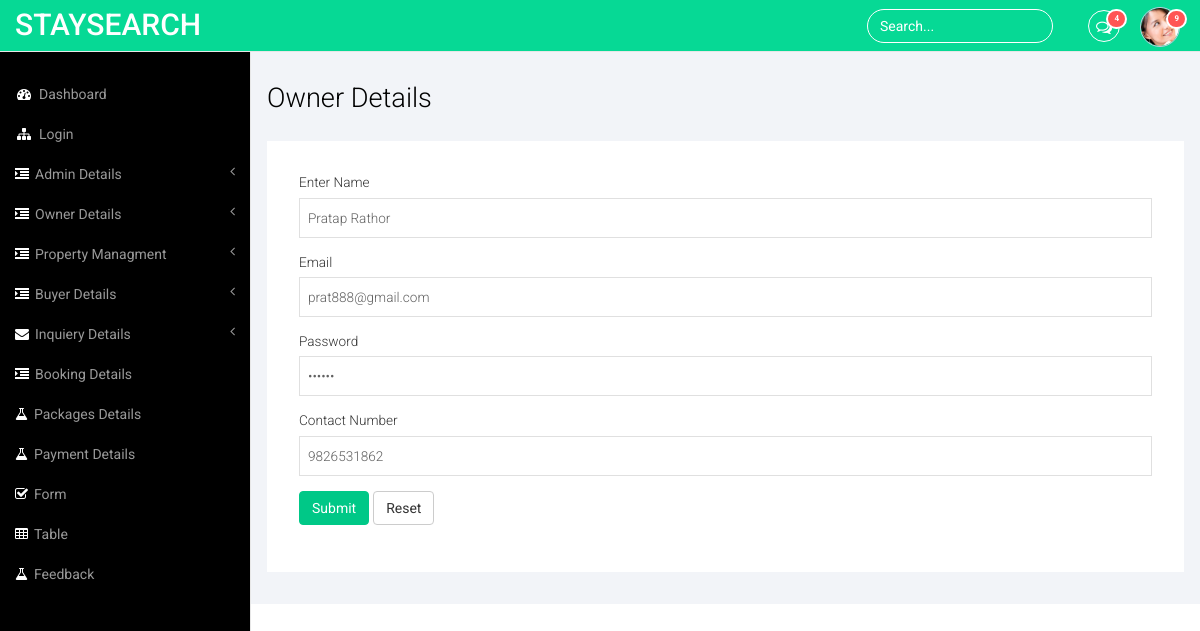
Page /Adminpanel/editowner.php?eid=1 on the committed database.
### tables this page shows
CREATE TABLE `tbl_seller` (
  `seller_id` int(25) NOT NULL,
  `seller_name` varchar(25) NOT NULL,
  `seller_email` varchar(25) NOT NULL,
  `seller_password` varchar(15) NOT NULL,
  `seller_mobileno` bigint(10) NOT NULL
);

### Adminpanel/editowner.php (the view, shortened to what this page needs)
<?php
     require './class/apclass.php';
     $editid = $_GET['eid'];
     $selectq = mysqli_query($connection, "select * from tbl_seller where seller_id='{$editid}'") or die(mysqli_error($connection));
     $selectraw = mysqli_fetch_array($selectq);
?>
<!DOCTYPE HTML>
<html>
<head>
<link href="css/bootstrap.min.css" rel='stylesheet' type='text/css' />
<link href="css/style.css" rel='stylesheet' type='text/css' />
<link href="css/font-awesome.css" rel="stylesheet">
</head>
<body>
<div id="wrapper">
     <?php
        include './theampart/header.php';
        include './theampart/sidebar.php';
     ?>
      <div id="page-wrapper">
        <div class="col-md-12 graphs">
	   <div class="xs">
  	    <h3>Owner Details</h3>
  	    <div class="well1 white">
                <form id="myform" class="form-floating ng-pristine ng-invalid ng-invalid-required ng-valid-email ng-valid-url ng-valid-pattern" method="post" enctype="multipart/form-data" novalidate="novalidate" ng-submit="submit()">
                    <fieldset>
            <div class="form-group">
              <label class="control-label">Enter Name</label>
              <input type="text" re class="form-control1 ng-invalid ng-invalid-required ng-touched" value="<?php echo $selectraw['seller_name']?>" ng-model="model.name" name="oname" required>
            </div>
            <div class="form-group">
              <label class="control-label">Email</label>
              <input type="email" class="form-control1 ng-invalid ng-valid-email ng-invalid-required ng-touched" value="<?php echo $selectraw['seller_email']?>" ng-model="model.email" name="omail" required>
            </div>
            <div class="form-group">
              <label class="control-label">Password</label>
              <input type="password" class="form-control1 ng-invalid ng-invalid-required ng-touched" value="<?php echo $selectraw['seller_password']?>" ng-model="model.password" name="opass" required>
            </div>
            <div class="form-group">
              <label class="control-label">Contact Number</label>
              <input type="text" class="form-control1 ng-invalid ng-invalid-required ng-valid-pattern ng-touched" value="<?php echo $selectraw['seller_mobileno']?>" ng-model="model.number" name="onum" ng-pattern="/[0-9]/" required>
            </div>
             <div class="form-group">
              <button type="submit" class="btn btn-primary">Submit</button>
              <button type="reset" class="btn btn-default">Reset</button>
            </div>
          </fieldset>
        </form>
      </div>
    </div>
   </div>
      </div>
   </div>
<link href="css/custom.css" rel="stylesheet">
</body>
</html>

### Adminpanel/css/style.css (style rules this page uses)
h4, h5, h6, h1, h2, h3 { margin-top: 0; }
html, body { font-family: 'Roboto', sans-serif; font-size: 100%; background:#000; overflow-x: hidden; }
.graphs { padding: 2em 1em; background: #f2f4f8; font-family: 'Roboto', sans-serif; }
.form-control1, .form-control_2.input-sm { border: 1px solid #e0e0e0; padding: 5px 8px; color: #616161; background: #fff; box-shadow: none !important; width: 100%; font-size: 0.85em; font-weight: 300; height: 40px; border-radius: 0; -webkit-appearance: none; }
.xs h3, .widget_head { color:#000; font-size:1.7em; font-weight:300; margin-bottom: 1em; }
.btn-primary { background-color: rgb(0, 200, 135) !important; border-color: rgb(0, 200, 135) !important; color: #fff; }
.radio label, .checkbox label, label { font-size: 0.85em; font-weight:300; vertical-align: middle; }
.well1 { background:#fff; padding:2em; }

### Adminpanel/css/custom.css (style rules this page uses)
#wrapper { width: 100%; }
#page-wrapper { min-height: 568px; background-color: #fff; }
@media (min-width:768px) { #page-wrapper { position: inherit; margin: 0 0 0 250px; border-left: 1px solid #e7e7e7; } }

### rows in the picture
tbl_seller: oname "Pratap Rathor", omail "prat888@gmail.com", onum "9826531862"
